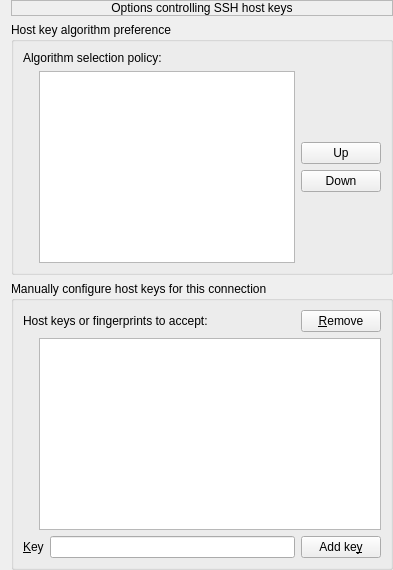
     <widget class="QWidget" name="page_21">
      <layout class="QVBoxLayout" name="verticalLayout_3">
       <property name="topMargin">
        <number>0</number>
       </property>
       <property name="rightMargin">
        <number>0</number>
       </property>
       <property name="bottomMargin">
        <number>0</number>
       </property>
       <item>
        <widget class="QLabel" name="label_135">
         <property name="frameShape">
          <enum>QFrame::Shape::StyledPanel</enum>
         </property>
         <property name="text">
          <string>Options controlling SSH host keys</string>
         </property>
         <property name="alignment">
          <set>Qt::AlignmentFlag::AlignCenter</set>
         </property>
         <property name="margin">
          <number>2</number>
         </property>
        </widget>
       </item>
       <item>
        <widget class="QGroupBox" name="groupBox_58">
         <property name="title">
          <string>Host key algorithm preference</string>
         </property>
         <property name="flat">
          <bool>true</bool>
         </property>
         <layout class="QGridLayout" name="gridLayout_39">
          <item row="1" column="1">
           <widget class="QListWidget" name="l_ssh_hklist"/>
          </item>
          <item row="1" column="2">
           <layout class="QVBoxLayout" name="verticalLayout">
            <item>
             <spacer name="verticalSpacer_10">
              <property name="orientation">
               <enum>Qt::Orientation::Vertical</enum>
              </property>
              <property name="sizeHint" stdset="0">
               <size>
                <width>20</width>
                <height>40</height>
               </size>
              </property>
             </spacer>
            </item>
            <item>
             <widget class="QPushButton" name="pb_ssh_hklist_up">
              <property name="text">
               <string>Up</string>
              </property>
             </widget>
            </item>
            <item>
             <widget class="QPushButton" name="pb_ssh_hklist_down">
              <property name="text">
               <string>Down</string>
              </property>
             </widget>
            </item>
            <item>
             <spacer name="verticalSpacer_23">
              <property name="orientation">
               <enum>Qt::Orientation::Vertical</enum>
              </property>
              <property name="sizeHint" stdset="0">
               <size>
                <width>20</width>
                <height>40</height>
               </size>
              </property>
             </spacer>
            </item>
           </layout>
          </item>
          <item row="1" column="0">
           <widget class="QWidget" name="widget_49" native="true">
            <property name="sizePolicy">
             <sizepolicy hsizetype="Fixed" vsizetype="Fixed">
              <horstretch>0</horstretch>
              <verstretch>0</verstretch>
             </sizepolicy>
            </property>
            <property name="minimumSize">
             <size>
              <width>10</width>
              <height>10</height>
             </size>
            </property>
            <property name="maximumSize">
             <size>
              <width>10</width>
              <height>10</height>
             </size>
            </property>
           </widget>
          </item>
          <item row="0" column="0" colspan="2">
           <widget class="QLabel" name="label_59">
            <property name="text">
             <string>Algorithm selection policy:</string>
            </property>
           </widget>
          </item>
         </layout>
        </widget>
       </item>
       <item>
        <widget class="QGroupBox" name="groupBox_50">
         <property name="title">
          <string>Manually configure host keys for this connection</string>
         </property>
         <property name="flat">
          <bool>true</bool>
         </property>
         <layout class="QGridLayout" name="gridLayout_10">
          <item row="2" column="3">
           <widget class="QPushButton" name="pb_ssh_manual_hostkeys_add">
            <property name="text">
             <string>Add ke&amp;y</string>
            </property>
           </widget>
          </item>
          <item row="2" column="2">
           <widget class="QLineEdit" name="le_ssh_manual_hostkeys_key">
            <property name="sizePolicy">
             <sizepolicy hsizetype="Expanding" vsizetype="Fixed">
              <horstretch>2</horstretch>
              <verstretch>0</verstretch>
             </sizepolicy>
            </property>
           </widget>
          </item>
          <item row="1" column="1" colspan="3">
           <widget class="QListWidget" name="l_ssh_manual_hostkeys"/>
          </item>
          <item row="0" column="3">
           <widget class="QPushButton" name="pb_ssh_manual_hostkeys_remove">
            <property name="text">
             <string>&amp;Remove</string>
            </property>
           </widget>
          </item>
          <item row="1" column="0">
           <widget class="QWidget" name="widget_51" native="true">
            <property name="sizePolicy">
             <sizepolicy hsizetype="Fixed" vsizetype="Fixed">
              <horstretch>0</horstretch>
              <verstretch>0</verstretch>
             </sizepolicy>
            </property>
            <property name="minimumSize">
             <size>
              <width>10</width>
              <height>10</height>
             </size>
            </property>
            <property name="maximumSize">
             <size>
              <width>10</width>
              <height>10</height>
             </size>
            </property>
           </widget>
          </item>
          <item row="0" column="0" colspan="3">
           <widget class="QLabel" name="label_50">
            <property name="text">
             <string>Host keys or fingerprints to accept:</string>
            </property>
           </widget>
          </item>
          <item row="2" column="0" colspan="2">
           <widget class="QLabel" name="label_53">
            <property name="sizePolicy">
             <sizepolicy hsizetype="Preferred" vsizetype="Preferred">
              <horstretch>0</horstretch>
              <verstretch>0</verstretch>
             </sizepolicy>
            </property>
            <property name="text">
             <string>&amp;Key</string>
            </property>
            <property name="buddy">
             <cstring>le_ssh_manual_hostkeys_key</cstring>
            </property>
           </widget>
          </item>
         </layout>
        </widget>
       </item>
      </layout>
     </widget>
